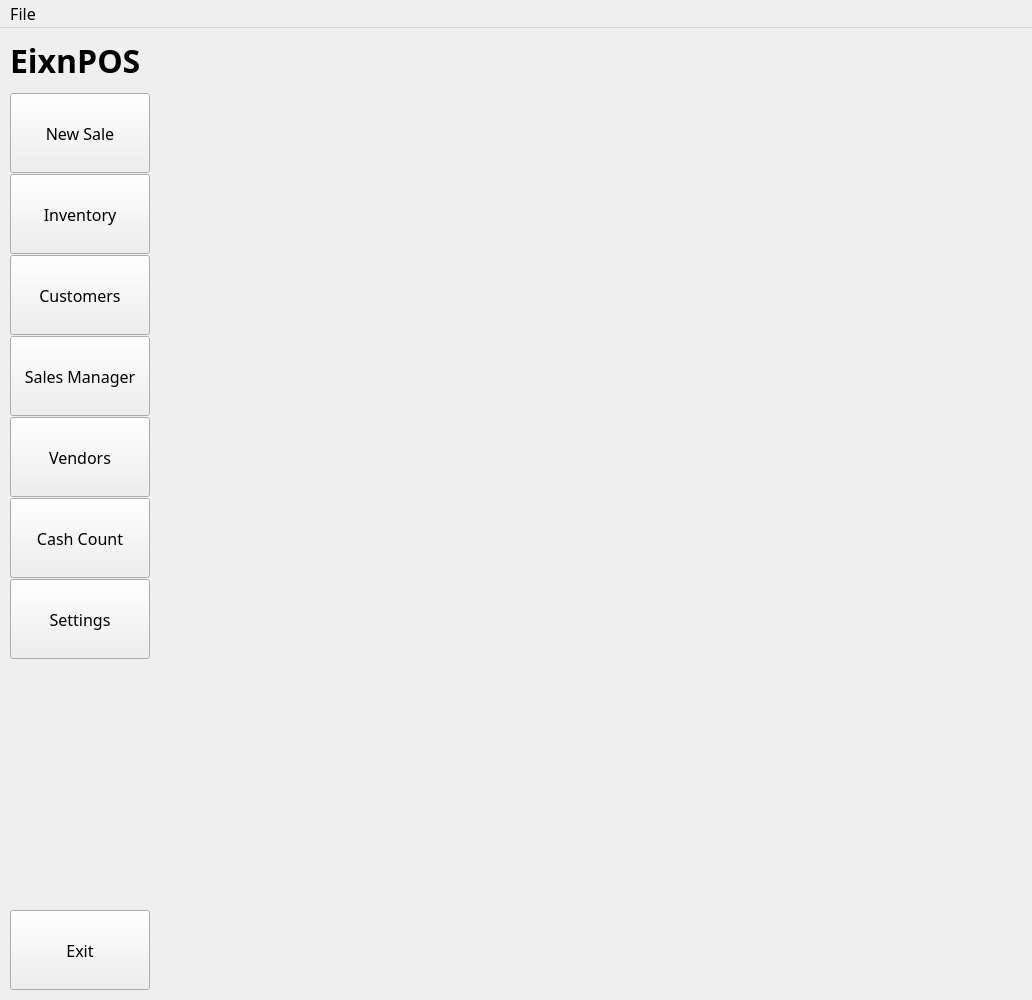
<?xml version="1.0" encoding="UTF-8"?>
<ui version="4.0">
 <class>MainAppWindow</class>
 <widget class="QMainWindow" name="MainAppWindow">
  <property name="geometry">
   <rect>
    <x>0</x>
    <y>0</y>
    <width>1032</width>
    <height>1000</height>
   </rect>
  </property>
  <property name="minimumSize">
   <size>
    <width>0</width>
    <height>1000</height>
   </size>
  </property>
  <property name="font">
   <font>
    <family>Lexend</family>
    <pointsize>12</pointsize>
   </font>
  </property>
  <property name="windowTitle">
   <string>Eixn Point of Sale</string>
  </property>
  <property name="styleSheet">
   <string notr="true"/>
  </property>
  <widget class="QWidget" name="centralwidget">
   <layout class="QHBoxLayout" name="horizontalLayout">
    <property name="spacing">
     <number>10</number>
    </property>
    <property name="leftMargin">
     <number>10</number>
    </property>
    <property name="topMargin">
     <number>10</number>
    </property>
    <property name="rightMargin">
     <number>10</number>
    </property>
    <property name="bottomMargin">
     <number>10</number>
    </property>
    <item>
     <widget class="QWidget" name="wd_menu" native="true">
      <property name="minimumSize">
       <size>
        <width>140</width>
        <height>0</height>
       </size>
      </property>
      <property name="maximumSize">
       <size>
        <width>140</width>
        <height>16777215</height>
       </size>
      </property>
      <layout class="QVBoxLayout" name="verticalLayout">
       <property name="spacing">
        <number>10</number>
       </property>
       <property name="leftMargin">
        <number>0</number>
       </property>
       <property name="topMargin">
        <number>0</number>
       </property>
       <property name="rightMargin">
        <number>0</number>
       </property>
       <property name="bottomMargin">
        <number>0</number>
       </property>
       <item>
        <widget class="QLabel" name="lb_app_name">
         <property name="minimumSize">
          <size>
           <width>0</width>
           <height>45</height>
          </size>
         </property>
         <property name="maximumSize">
          <size>
           <width>16777215</width>
           <height>45</height>
          </size>
         </property>
         <property name="font">
          <font>
           <family>Lexend</family>
           <pointsize>24</pointsize>
           <bold>true</bold>
          </font>
         </property>
         <property name="text">
          <string>EixnPOS</string>
         </property>
        </widget>
       </item>
       <item>
        <widget class="QWidget" name="widget_3" native="true">
         <layout class="QVBoxLayout" name="verticalLayout_2">
          <property name="spacing">
           <number>1</number>
          </property>
          <property name="leftMargin">
           <number>0</number>
          </property>
          <property name="topMargin">
           <number>0</number>
          </property>
          <property name="rightMargin">
           <number>0</number>
          </property>
          <property name="bottomMargin">
           <number>0</number>
          </property>
          <item>
           <widget class="QToolButton" name="tb_new_sale">
            <property name="minimumSize">
             <size>
              <width>140</width>
              <height>80</height>
             </size>
            </property>
            <property name="text">
             <string>New Sale</string>
            </property>
            <property name="icon">
             <iconset resource="../assets/images/icons.qrc">
              <normaloff>:/Icons/shopping_basket.svg</normaloff>:/Icons/shopping_basket.svg</iconset>
            </property>
            <property name="iconSize">
             <size>
              <width>30</width>
              <height>30</height>
             </size>
            </property>
            <property name="toolButtonStyle">
             <enum>Qt::ToolButtonStyle::ToolButtonTextUnderIcon</enum>
            </property>
           </widget>
          </item>
          <item>
           <widget class="QToolButton" name="tb_inventory">
            <property name="minimumSize">
             <size>
              <width>140</width>
              <height>80</height>
             </size>
            </property>
            <property name="text">
             <string>Inventory</string>
            </property>
            <property name="icon">
             <iconset resource="../assets/images/icons.qrc">
              <normaloff>:/Icons/inventory.svg</normaloff>:/Icons/inventory.svg</iconset>
            </property>
            <property name="iconSize">
             <size>
              <width>30</width>
              <height>30</height>
             </size>
            </property>
            <property name="toolButtonStyle">
             <enum>Qt::ToolButtonStyle::ToolButtonTextUnderIcon</enum>
            </property>
           </widget>
          </item>
          <item>
           <widget class="QToolButton" name="tb_customers">
            <property name="minimumSize">
             <size>
              <width>140</width>
              <height>80</height>
             </size>
            </property>
            <property name="text">
             <string>Customers</string>
            </property>
            <property name="icon">
             <iconset resource="../assets/images/icons.qrc">
              <normaloff>:/Icons/customers.svg</normaloff>:/Icons/customers.svg</iconset>
            </property>
            <property name="iconSize">
             <size>
              <width>30</width>
              <height>30</height>
             </size>
            </property>
            <property name="toolButtonStyle">
             <enum>Qt::ToolButtonStyle::ToolButtonTextUnderIcon</enum>
            </property>
           </widget>
          </item>
          <item>
           <widget class="QToolButton" name="tb_sales_manager">
            <property name="minimumSize">
             <size>
              <width>140</width>
              <height>80</height>
             </size>
            </property>
            <property name="text">
             <string>Sales Manager</string>
            </property>
            <property name="icon">
             <iconset resource="../assets/images/icons.qrc">
              <normaloff>:/Icons/price_tag.svg</normaloff>:/Icons/price_tag.svg</iconset>
            </property>
            <property name="iconSize">
             <size>
              <width>30</width>
              <height>30</height>
             </size>
            </property>
            <property name="toolButtonStyle">
             <enum>Qt::ToolButtonStyle::ToolButtonTextUnderIcon</enum>
            </property>
           </widget>
          </item>
          <item>
           <widget class="QToolButton" name="tb_vendors">
            <property name="minimumSize">
             <size>
              <width>140</width>
              <height>80</height>
             </size>
            </property>
            <property name="text">
             <string>Vendors</string>
            </property>
            <property name="icon">
             <iconset resource="../assets/images/icons.qrc">
              <normaloff>:/Icons/vendor.svg</normaloff>:/Icons/vendor.svg</iconset>
            </property>
            <property name="iconSize">
             <size>
              <width>30</width>
              <height>30</height>
             </size>
            </property>
            <property name="toolButtonStyle">
             <enum>Qt::ToolButtonStyle::ToolButtonTextUnderIcon</enum>
            </property>
           </widget>
          </item>
          <item>
           <widget class="QToolButton" name="tb_cash_count">
            <property name="minimumSize">
             <size>
              <width>140</width>
              <height>80</height>
             </size>
            </property>
            <property name="text">
             <string>Cash Count</string>
            </property>
            <property name="icon">
             <iconset resource="../assets/images/icons.qrc">
              <normaloff>:/Icons/performance.svg</normaloff>:/Icons/performance.svg</iconset>
            </property>
            <property name="iconSize">
             <size>
              <width>30</width>
              <height>30</height>
             </size>
            </property>
            <property name="toolButtonStyle">
             <enum>Qt::ToolButtonStyle::ToolButtonTextUnderIcon</enum>
            </property>
           </widget>
          </item>
          <item>
           <widget class="QToolButton" name="tb_settings">
            <property name="minimumSize">
             <size>
              <width>140</width>
              <height>80</height>
             </size>
            </property>
            <property name="text">
             <string>Settings</string>
            </property>
            <property name="icon">
             <iconset resource="../assets/images/icons.qrc">
              <normaloff>:/Icons/settings.svg</normaloff>:/Icons/settings.svg</iconset>
            </property>
            <property name="iconSize">
             <size>
              <width>30</width>
              <height>30</height>
             </size>
            </property>
            <property name="toolButtonStyle">
             <enum>Qt::ToolButtonStyle::ToolButtonTextUnderIcon</enum>
            </property>
           </widget>
          </item>
          <item>
           <spacer name="verticalSpacer">
            <property name="orientation">
             <enum>Qt::Orientation::Vertical</enum>
            </property>
            <property name="sizeHint" stdset="0">
             <size>
              <width>20</width>
              <height>40</height>
             </size>
            </property>
           </spacer>
          </item>
          <item>
           <widget class="QToolButton" name="tb_exit">
            <property name="minimumSize">
             <size>
              <width>140</width>
              <height>80</height>
             </size>
            </property>
            <property name="text">
             <string>Exit</string>
            </property>
            <property name="icon">
             <iconset resource="../assets/images/icons.qrc">
              <normaloff>:/Icons/power.svg</normaloff>:/Icons/power.svg</iconset>
            </property>
            <property name="iconSize">
             <size>
              <width>30</width>
              <height>30</height>
             </size>
            </property>
            <property name="toolButtonStyle">
             <enum>Qt::ToolButtonStyle::ToolButtonTextUnderIcon</enum>
            </property>
           </widget>
          </item>
         </layout>
        </widget>
       </item>
      </layout>
     </widget>
    </item>
    <item>
     <widget class="QStackedWidget" name="wd_stacked">
      <widget class="QWidget" name="page"/>
      <widget class="QWidget" name="page_2"/>
     </widget>
    </item>
   </layout>
  </widget>
  <widget class="QMenuBar" name="menubar">
   <property name="geometry">
    <rect>
     <x>0</x>
     <y>0</y>
     <width>1032</width>
     <height>25</height>
    </rect>
   </property>
   <widget class="QMenu" name="menuFile">
    <property name="title">
     <string>File</string>
    </property>
    <addaction name="act_user_manager"/>
    <addaction name="separator"/>
    <addaction name="act_exit"/>
   </widget>
   <addaction name="menuFile"/>
  </widget>
  <action name="actionSample">
   <property name="text">
    <string>Sample</string>
   </property>
  </action>
  <action name="act_user_manager">
   <property name="text">
    <string>User Manager</string>
   </property>
  </action>
  <action name="act_exit">
   <property name="text">
    <string>Exit</string>
   </property>
  </action>
 </widget>
 <resources>
  <include location="../assets/images/icons.qrc"/>
 </resources>
 <connections/>
</ui>
